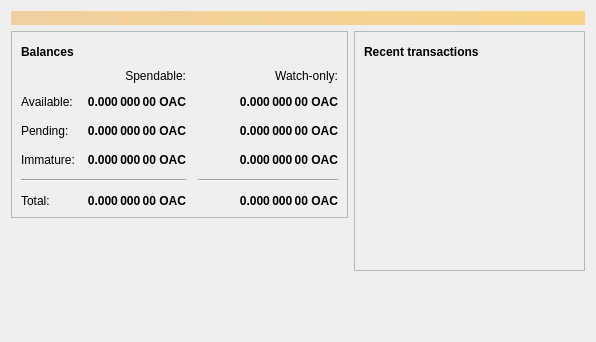
<?xml version="1.0" encoding="UTF-8"?>
<ui version="4.0">
 <class>OverviewPage</class>
 <widget class="QWidget" name="OverviewPage">
  <property name="geometry">
   <rect>
    <x>0</x>
    <y>0</y>
    <width>596</width>
    <height>342</height>
   </rect>
  </property>
  <property name="windowTitle">
   <string>Form</string>
  </property>
  <layout class="QVBoxLayout" name="topLayout">
   <item>
    <widget class="QLabel" name="labelAlerts">
     <property name="visible">
      <bool>false</bool>
     </property>
     <property name="styleSheet">
      <string notr="true">QLabel { background-color: qlineargradient(x1: 0, y1: 0, x2: 1, y2: 0, stop:0 #F0D0A0, stop:1 #F8D488); color:#000000; }</string>
     </property>
     <property name="wordWrap">
      <bool>true</bool>
     </property>
     <property name="margin">
      <number>3</number>
     </property>
     <property name="textInteractionFlags">
      <set>Qt::TextSelectableByMouse</set>
     </property>
    </widget>
   </item>
   <item>
    <layout class="QHBoxLayout" name="horizontalLayout" stretch="1,1">
     <item>
      <layout class="QVBoxLayout" name="verticalLayout_2">
       <item>
        <widget class="QFrame" name="frame">
         <property name="frameShape">
          <enum>QFrame::StyledPanel</enum>
         </property>
         <property name="frameShadow">
          <enum>QFrame::Raised</enum>
         </property>
         <layout class="QVBoxLayout" name="verticalLayout_4">
          <item>
           <layout class="QHBoxLayout" name="horizontalLayout_4">
            <item>
             <widget class="QLabel" name="label_5">
              <property name="font">
               <font>
                <weight>75</weight>
                <bold>true</bold>
               </font>
              </property>
              <property name="text">
               <string>Balances</string>
              </property>
             </widget>
            </item>
            <item>
             <widget class="QPushButton" name="labelWalletStatus">
              <property name="enabled">
               <bool>true</bool>
              </property>
              <property name="maximumSize">
               <size>
                <width>30</width>
                <height>16777215</height>
               </size>
              </property>
              <property name="toolTip">
               <string>The displayed information may be out of date. Your wallet automatically synchronizes with the Osmanli_altin_coin network after a connection is established, but this process has not completed yet.</string>
              </property>
              <property name="text">
               <string/>
              </property>
              <property name="icon">
               <iconset resource="../bitcoin.qrc">
                <normaloff>:/icons/warning</normaloff>
                <disabledoff>:/icons/warning</disabledoff>:/icons/warning</iconset>
              </property>
              <property name="iconSize">
               <size>
                <width>24</width>
                <height>24</height>
               </size>
              </property>
              <property name="flat">
               <bool>true</bool>
              </property>
             </widget>
            </item>
            <item>
             <spacer name="horizontalSpacer_3">
              <property name="orientation">
               <enum>Qt::Horizontal</enum>
              </property>
              <property name="sizeHint" stdset="0">
               <size>
                <width>40</width>
                <height>20</height>
               </size>
              </property>
             </spacer>
            </item>
           </layout>
          </item>
          <item>
           <layout class="QGridLayout" name="gridLayout">
            <property name="spacing">
             <number>12</number>
            </property>
            <item row="2" column="2">
             <widget class="QLabel" name="labelWatchPending">
              <property name="font">
               <font>
                <weight>75</weight>
                <bold>true</bold>
               </font>
              </property>
              <property name="cursor">
               <cursorShape>IBeamCursor</cursorShape>
              </property>
              <property name="toolTip">
               <string>Unconfirmed transactions to watch-only addresses</string>
              </property>
              <property name="text">
               <string notr="true">0.000 000 00 OAC</string>
              </property>
              <property name="alignment">
               <set>Qt::AlignRight|Qt::AlignTrailing|Qt::AlignVCenter</set>
              </property>
              <property name="textInteractionFlags">
               <set>Qt::LinksAccessibleByMouse|Qt::TextSelectableByKeyboard|Qt::TextSelectableByMouse</set>
              </property>
             </widget>
            </item>
            <item row="2" column="1">
             <widget class="QLabel" name="labelUnconfirmed">
              <property name="font">
               <font>
                <weight>75</weight>
                <bold>true</bold>
               </font>
              </property>
              <property name="cursor">
               <cursorShape>IBeamCursor</cursorShape>
              </property>
              <property name="toolTip">
               <string>Total of transactions that have yet to be confirmed, and do not yet count toward the spendable balance</string>
              </property>
              <property name="text">
               <string notr="true">0.000 000 00 OAC</string>
              </property>
              <property name="alignment">
               <set>Qt::AlignRight|Qt::AlignTrailing|Qt::AlignVCenter</set>
              </property>
              <property name="textInteractionFlags">
               <set>Qt::LinksAccessibleByMouse|Qt::TextSelectableByKeyboard|Qt::TextSelectableByMouse</set>
              </property>
             </widget>
            </item>
            <item row="3" column="2">
             <widget class="QLabel" name="labelWatchImmature">
              <property name="font">
               <font>
                <weight>75</weight>
                <bold>true</bold>
               </font>
              </property>
              <property name="cursor">
               <cursorShape>IBeamCursor</cursorShape>
              </property>
              <property name="toolTip">
               <string>Mined balance in watch-only addresses that has not yet matured</string>
              </property>
              <property name="text">
               <string notr="true">0.000 000 00 OAC</string>
              </property>
              <property name="alignment">
               <set>Qt::AlignRight|Qt::AlignTrailing|Qt::AlignVCenter</set>
              </property>
              <property name="textInteractionFlags">
               <set>Qt::LinksAccessibleByMouse|Qt::TextSelectableByKeyboard|Qt::TextSelectableByMouse</set>
              </property>
             </widget>
            </item>
            <item row="4" column="0" colspan="2">
             <widget class="Line" name="line">
              <property name="orientation">
               <enum>Qt::Horizontal</enum>
              </property>
             </widget>
            </item>
            <item row="4" column="2">
             <widget class="Line" name="lineWatchBalance">
              <property name="sizePolicy">
               <sizepolicy hsizetype="Preferred" vsizetype="Fixed">
                <horstretch>0</horstretch>
                <verstretch>0</verstretch>
               </sizepolicy>
              </property>
              <property name="minimumSize">
               <size>
                <width>140</width>
                <height>0</height>
               </size>
              </property>
              <property name="orientation">
               <enum>Qt::Horizontal</enum>
              </property>
             </widget>
            </item>
            <item row="5" column="0">
             <widget class="QLabel" name="labelTotalText">
              <property name="text">
               <string>Total:</string>
              </property>
             </widget>
            </item>
            <item row="3" column="1">
             <widget class="QLabel" name="labelImmature">
              <property name="font">
               <font>
                <weight>75</weight>
                <bold>true</bold>
               </font>
              </property>
              <property name="cursor">
               <cursorShape>IBeamCursor</cursorShape>
              </property>
              <property name="toolTip">
               <string>Mined balance that has not yet matured</string>
              </property>
              <property name="text">
               <string notr="true">0.000 000 00 OAC</string>
              </property>
              <property name="alignment">
               <set>Qt::AlignRight|Qt::AlignTrailing|Qt::AlignVCenter</set>
              </property>
              <property name="textInteractionFlags">
               <set>Qt::LinksAccessibleByMouse|Qt::TextSelectableByKeyboard|Qt::TextSelectableByMouse</set>
              </property>
             </widget>
            </item>
            <item row="2" column="3">
             <spacer name="horizontalSpacer_2">
              <property name="orientation">
               <enum>Qt::Horizontal</enum>
              </property>
              <property name="sizeHint" stdset="0">
               <size>
                <width>40</width>
                <height>20</height>
               </size>
              </property>
             </spacer>
            </item>
            <item row="3" column="0">
             <widget class="QLabel" name="labelImmatureText">
              <property name="text">
               <string>Immature:</string>
              </property>
             </widget>
            </item>
            <item row="5" column="1">
             <widget class="QLabel" name="labelTotal">
              <property name="font">
               <font>
                <weight>75</weight>
                <bold>true</bold>
               </font>
              </property>
              <property name="cursor">
               <cursorShape>IBeamCursor</cursorShape>
              </property>
              <property name="toolTip">
               <string>Your current total balance</string>
              </property>
              <property name="text">
               <string notr="true">0.000 000 00 OAC</string>
              </property>
              <property name="alignment">
               <set>Qt::AlignRight|Qt::AlignTrailing|Qt::AlignVCenter</set>
              </property>
              <property name="textInteractionFlags">
               <set>Qt::LinksAccessibleByMouse|Qt::TextSelectableByKeyboard|Qt::TextSelectableByMouse</set>
              </property>
             </widget>
            </item>
            <item row="5" column="2">
             <widget class="QLabel" name="labelWatchTotal">
              <property name="font">
               <font>
                <weight>75</weight>
                <bold>true</bold>
               </font>
              </property>
              <property name="cursor">
               <cursorShape>IBeamCursor</cursorShape>
              </property>
              <property name="toolTip">
               <string>Current total balance in watch-only addresses</string>
              </property>
              <property name="text">
               <string notr="true">0.000 000 00 OAC</string>
              </property>
              <property name="alignment">
               <set>Qt::AlignRight|Qt::AlignTrailing|Qt::AlignVCenter</set>
              </property>
              <property name="textInteractionFlags">
               <set>Qt::LinksAccessibleByMouse|Qt::TextSelectableByKeyboard|Qt::TextSelectableByMouse</set>
              </property>
             </widget>
            </item>
            <item row="0" column="2">
             <widget class="QLabel" name="labelWatchonly">
              <property name="text">
               <string>Watch-only:</string>
              </property>
              <property name="alignment">
               <set>Qt::AlignRight|Qt::AlignTrailing|Qt::AlignVCenter</set>
              </property>
             </widget>
            </item>
            <item row="1" column="0">
             <widget class="QLabel" name="labelBalanceText">
              <property name="text">
               <string>Available:</string>
              </property>
             </widget>
            </item>
            <item row="1" column="1">
             <widget class="QLabel" name="labelBalance">
              <property name="font">
               <font>
                <weight>75</weight>
                <bold>true</bold>
               </font>
              </property>
              <property name="cursor">
               <cursorShape>IBeamCursor</cursorShape>
              </property>
              <property name="toolTip">
               <string>Your current spendable balance</string>
              </property>
              <property name="text">
               <string notr="true">0.000 000 00 OAC</string>
              </property>
              <property name="alignment">
               <set>Qt::AlignRight|Qt::AlignTrailing|Qt::AlignVCenter</set>
              </property>
              <property name="textInteractionFlags">
               <set>Qt::LinksAccessibleByMouse|Qt::TextSelectableByKeyboard|Qt::TextSelectableByMouse</set>
              </property>
             </widget>
            </item>
            <item row="1" column="2">
             <widget class="QLabel" name="labelWatchAvailable">
              <property name="font">
               <font>
                <weight>75</weight>
                <bold>true</bold>
               </font>
              </property>
              <property name="cursor">
               <cursorShape>IBeamCursor</cursorShape>
              </property>
              <property name="toolTip">
               <string>Your current balance in watch-only addresses</string>
              </property>
              <property name="text">
               <string notr="true">0.000 000 00 OAC</string>
              </property>
              <property name="alignment">
               <set>Qt::AlignRight|Qt::AlignTrailing|Qt::AlignVCenter</set>
              </property>
              <property name="textInteractionFlags">
               <set>Qt::LinksAccessibleByMouse|Qt::TextSelectableByKeyboard|Qt::TextSelectableByMouse</set>
              </property>
             </widget>
            </item>
            <item row="2" column="0">
             <widget class="QLabel" name="labelPendingText">
              <property name="text">
               <string>Pending:</string>
              </property>
             </widget>
            </item>
            <item row="0" column="1">
             <widget class="QLabel" name="labelSpendable">
              <property name="text">
               <string>Spendable:</string>
              </property>
              <property name="alignment">
               <set>Qt::AlignRight|Qt::AlignTrailing|Qt::AlignVCenter</set>
              </property>
             </widget>
            </item>
           </layout>
          </item>
         </layout>
        </widget>
       </item>
       <item>
        <spacer name="verticalSpacer">
         <property name="orientation">
          <enum>Qt::Vertical</enum>
         </property>
         <property name="sizeHint" stdset="0">
          <size>
           <width>20</width>
           <height>40</height>
          </size>
         </property>
        </spacer>
       </item>
      </layout>
     </item>
     <item>
      <layout class="QVBoxLayout" name="verticalLayout_3">
       <item>
        <widget class="QFrame" name="frame_2">
         <property name="frameShape">
          <enum>QFrame::StyledPanel</enum>
         </property>
         <property name="frameShadow">
          <enum>QFrame::Raised</enum>
         </property>
         <layout class="QVBoxLayout" name="verticalLayout">
          <item>
           <layout class="QHBoxLayout" name="horizontalLayout_2">
            <item>
             <widget class="QLabel" name="label_4">
              <property name="font">
               <font>
                <weight>75</weight>
                <bold>true</bold>
               </font>
              </property>
              <property name="text">
               <string>Recent transactions</string>
              </property>
             </widget>
            </item>
            <item>
             <widget class="QPushButton" name="labelTransactionsStatus">
              <property name="enabled">
               <bool>true</bool>
              </property>
              <property name="maximumSize">
               <size>
                <width>30</width>
                <height>16777215</height>
               </size>
              </property>
              <property name="toolTip">
               <string>The displayed information may be out of date. Your wallet automatically synchronizes with the Osmanli_altin_coin network after a connection is established, but this process has not completed yet.</string>
              </property>
              <property name="text">
               <string/>
              </property>
              <property name="icon">
               <iconset resource="../bitcoin.qrc">
                <normaloff>:/icons/warning</normaloff>
                <disabledoff>:/icons/warning</disabledoff>:/icons/warning</iconset>
              </property>
              <property name="iconSize">
               <size>
                <width>24</width>
                <height>24</height>
               </size>
              </property>
              <property name="flat">
               <bool>true</bool>
              </property>
             </widget>
            </item>
            <item>
             <spacer name="horizontalSpacer">
              <property name="orientation">
               <enum>Qt::Horizontal</enum>
              </property>
              <property name="sizeHint" stdset="0">
               <size>
                <width>40</width>
                <height>20</height>
               </size>
              </property>
             </spacer>
            </item>
           </layout>
          </item>
          <item>
           <widget class="QListView" name="listTransactions">
            <property name="styleSheet">
             <string notr="true">QListView { background: transparent; }</string>
            </property>
            <property name="frameShape">
             <enum>QFrame::NoFrame</enum>
            </property>
            <property name="verticalScrollBarPolicy">
             <enum>Qt::ScrollBarAlwaysOff</enum>
            </property>
            <property name="horizontalScrollBarPolicy">
             <enum>Qt::ScrollBarAlwaysOff</enum>
            </property>
            <property name="selectionMode">
             <enum>QAbstractItemView::NoSelection</enum>
            </property>
           </widget>
          </item>
         </layout>
        </widget>
       </item>
       <item>
        <spacer name="verticalSpacer_2">
         <property name="orientation">
          <enum>Qt::Vertical</enum>
         </property>
         <property name="sizeHint" stdset="0">
          <size>
           <width>20</width>
           <height>40</height>
          </size>
         </property>
        </spacer>
       </item>
      </layout>
     </item>
    </layout>
   </item>
  </layout>
 </widget>
 <resources/>
 <connections/>
</ui>
